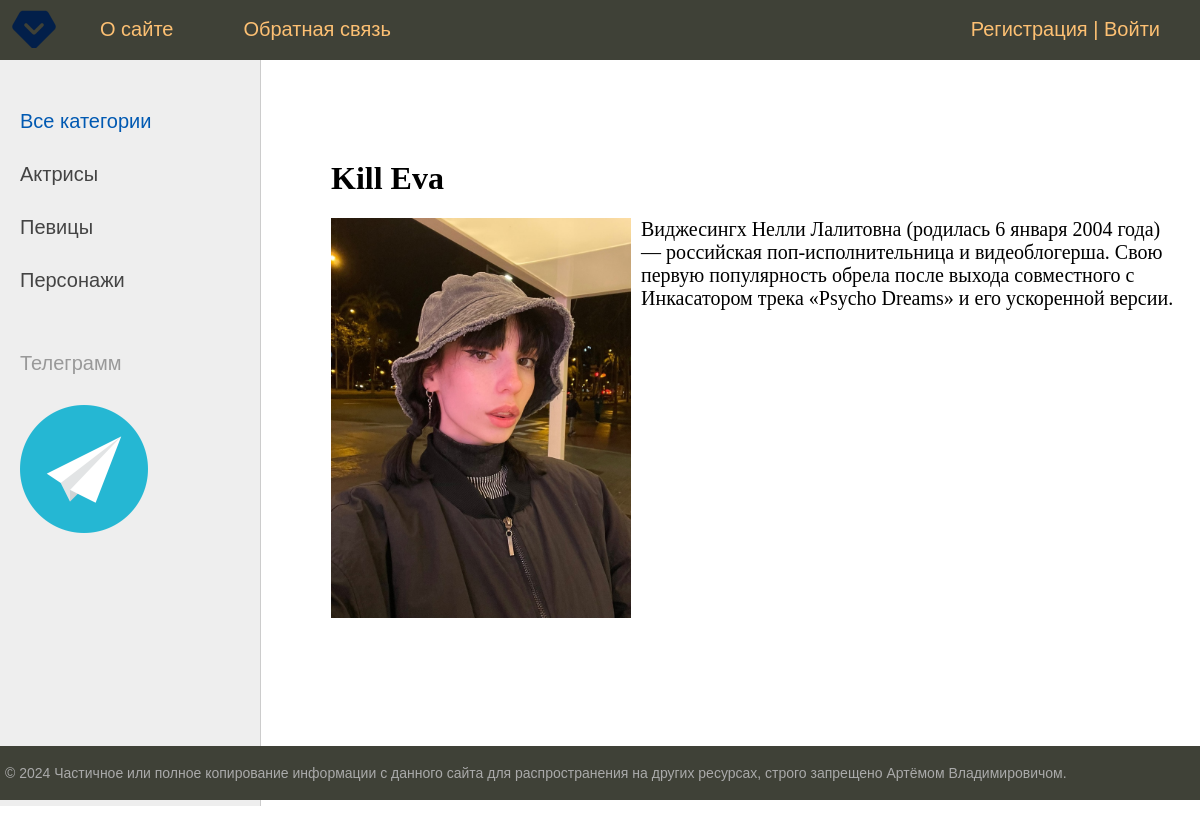
Screenshot of /post/kill-eva/ with the database file from the repository.
### girls/models.py (models this page shows, shortened)
class Category(models.Model):
    name = models.CharField(max_length=100, db_index=True, verbose_name='Категория')
    slug = models.SlugField(max_length=255, unique=True, db_index=True, verbose_name="URL")
    def get_absolute_url(self):
        return reverse('category', kwargs={'cat_slug': self.slug})
    class Meta:
        verbose_name = 'Категория'
        verbose_name_plural = 'Категории'
        ordering = ['id']

class Girls(models.Model):
    title = models.CharField(max_length=255, verbose_name='Заголовок')
    slug = models.SlugField(max_length=255, unique=True, db_index=True, verbose_name="URL")
    content = models.TextField(blank=True, verbose_name='Текст статьи')
    photo = models.ImageField(upload_to="photos/%Y/%m/%d/", verbose_name='Фото')
    time_create = models.DateTimeField(auto_now_add=True, verbose_name='Время создания')
    time_update = models.DateTimeField(auto_now=True, verbose_name='Время изменения')
    is_published = models.BooleanField(default=True, verbose_name='Публикация')
    cat = models.ForeignKey('Category', on_delete=models.PROTECT, verbose_name='Категория')
    def __str__(self):
        return self.title
    class Meta:
        verbose_name = 'Известные девушки'
        verbose_name_plural = 'Известные девушки'
        ordering = ['id']

### girls/views.py (the view)
# urls.py: path('post/<slug:post_slug>/', ShowPost.as_view(), name='post'),
class ShowPost(DataMixin, DetailView):
    model = Girls
    template_name = 'girls/post.html'
    slug_url_kwarg = 'post_slug'
    context_object_name = 'post'
    def get_context_data(self, *, object_list=None, **kwargs):
        context = super().get_context_data(**kwargs)
        c_def = self.get_user_context(title=context['post'])
        return dict(list(context.items()) + list(c_def.items()))

### girls/templatetags/girls_tags.py (called while the page is built)
@register.inclusion_tag('girls/list_categories.html')
def show_categories(sort=None, cat_selected=0):
    if not sort:
        cats = Category.objects.all()
    else:
        cats = Category.objects.order_by(sort)
    return {"cats": cats, "cat_selected": cat_selected}

### girls/utils.py (called while the page is built)
    def get_user_context(self, **kwargs):
        context = kwargs
        cats = cache.get('cats') # кэширование
        if not cats:
            cats = Category.objects.annotate(Count('girls'))
            cache.set('cats', cats, 60)
        user_menu = menu.copy()
        if not self.request.user.is_authenticated:
            user_menu.pop(1)
        context['menu'] = user_menu
        context['cats'] = cats
        if 'cat_selected' not in context:
            context['cat_selected'] = 0
        return context

### girls/templates/girls/post.html
{% extends 'girls/base.html' %}
{% block content %}
<h1>{{ post.title }}</h1>
{% if post.photo %}
<p><img src="{{ post.photo.url }}" class="img-article-left"></p>
{% endif %}
{{ post.content|linebreaks }}
{% endblock %}

### girls/templates/girls/list_categories.html
{% for c in cats %}
{% if c.pk == cat_selected %}
		<li class="selected">{{c.name}}</li>
	{% else %}
		<li><a href="{{ c.get_absolute_url }}">{{c.name}}</a></li>
	{% endif %}
{% endfor %}

### girls/static/girls/css/styles.css (style rules this page uses)
html, body { font-family: 'Arial'; margin: 0; padding: 0; height: 100%; width: 100%; color: #444; }
a { color: #0059b2; text-decoration: none; }
img { max-width: 600px; height: auto; }
img.img-article-left { max-width: 300px; height: auto; float: left; padding: 0 10px 10px 0; }
.left-chapters ul li { margin: 30px 0 0 0; color: #999; }
.left-chapters ul li a { color: #444; text-decoration: none; }
.content-text h1 { font-size: 32px; }

### rows the page displays
Category: name "Актрисы"
Category: name "Певицы"
Category: name "Персонажи"
Girls: title "Kill Eva", photo (picture), content "Виджесингх Нелли Лалитовна (родилась 6 января 2004 года) — российская поп-исполнительница и видеоблогерша. Свою первую популярность обрела после выхода совместного с Инкасатором трека «Psycho Dreams» и его ускоренной версии."

### other values shown
{{ m.title }} "О сайте" "Обратная связь"
